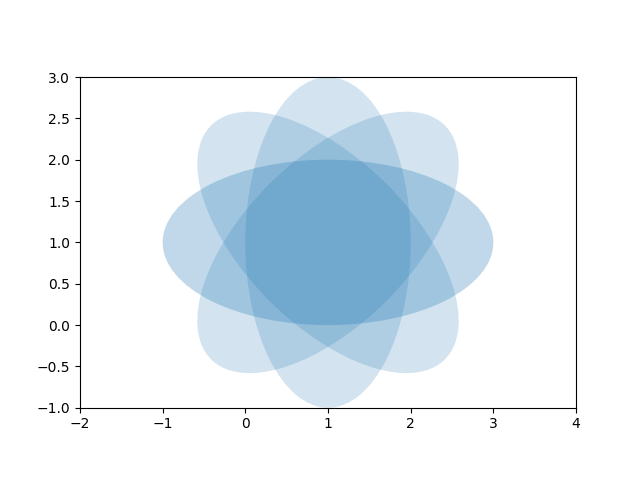

The Python source for this figure:
import matplotlib.pyplot as plt
import numpy as np
from matplotlib.patches import Ellipse

delta = 45.0  # degrees

angles = np.arange(0, 360 + delta, delta)
ells = [Ellipse((1, 1), 4, 2, a) for a in angles]

a = plt.subplot(111, aspect='equal')

for e in ells:
    e.set_clip_box(a.bbox)
    e.set_alpha(0.1)
    a.add_artist(e)

plt.xlim(-2, 4)
plt.ylim(-1, 3)

plt.show()
